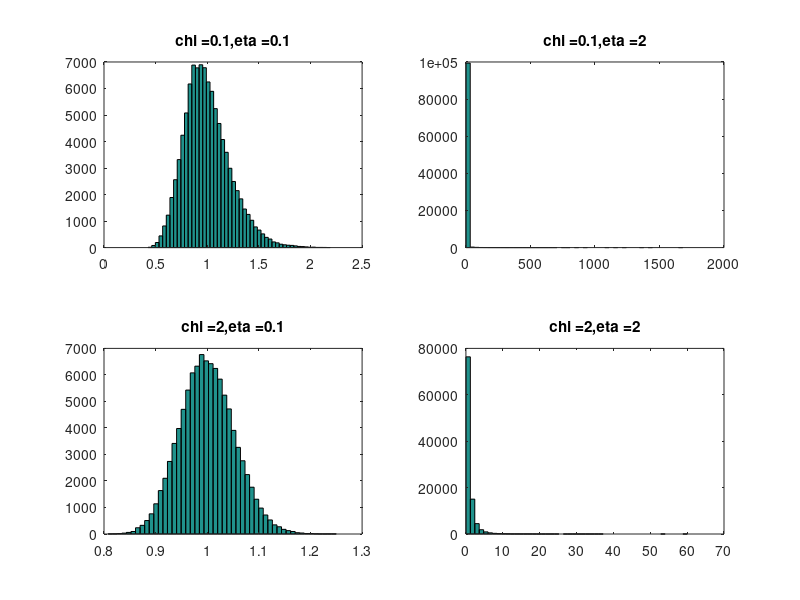

This figure's MATLAB source:
clear; close all; clc;

v_chi = [0.1; 2];
v_eta = [0.1; 2];
mu = 0;
k = 1;
for i = 1:2
    for j = 1:2
        T = 10000; N = 10*T; dt = T/N;
        X = zeros(1,N);
        chi = v_chi(i);
        
        eta = v_eta(j);

        for t = 1:N-1
            dW = sqrt(dt)*randn();
            X(t+1) = X(t) + chi*(mu - X(t))*dt + eta*dW;
        end

        Z = exp(X);
        Z = Z/mean(Z);

%         Z = Z - mean(Z); % Standardise mean
%         Z = Z + abs(min(Z));
%         Z = Z/std(Z); % Normalise variance
%         
        subplot(2,2,k),hist(Z,50)
        s_chieta = strcat('chi = ',num2str(v_chi(i)),', ','eta = ', num2str(v_eta(j)));
        title(s_chieta)
        
        k = k + 1;
    end
end
    




